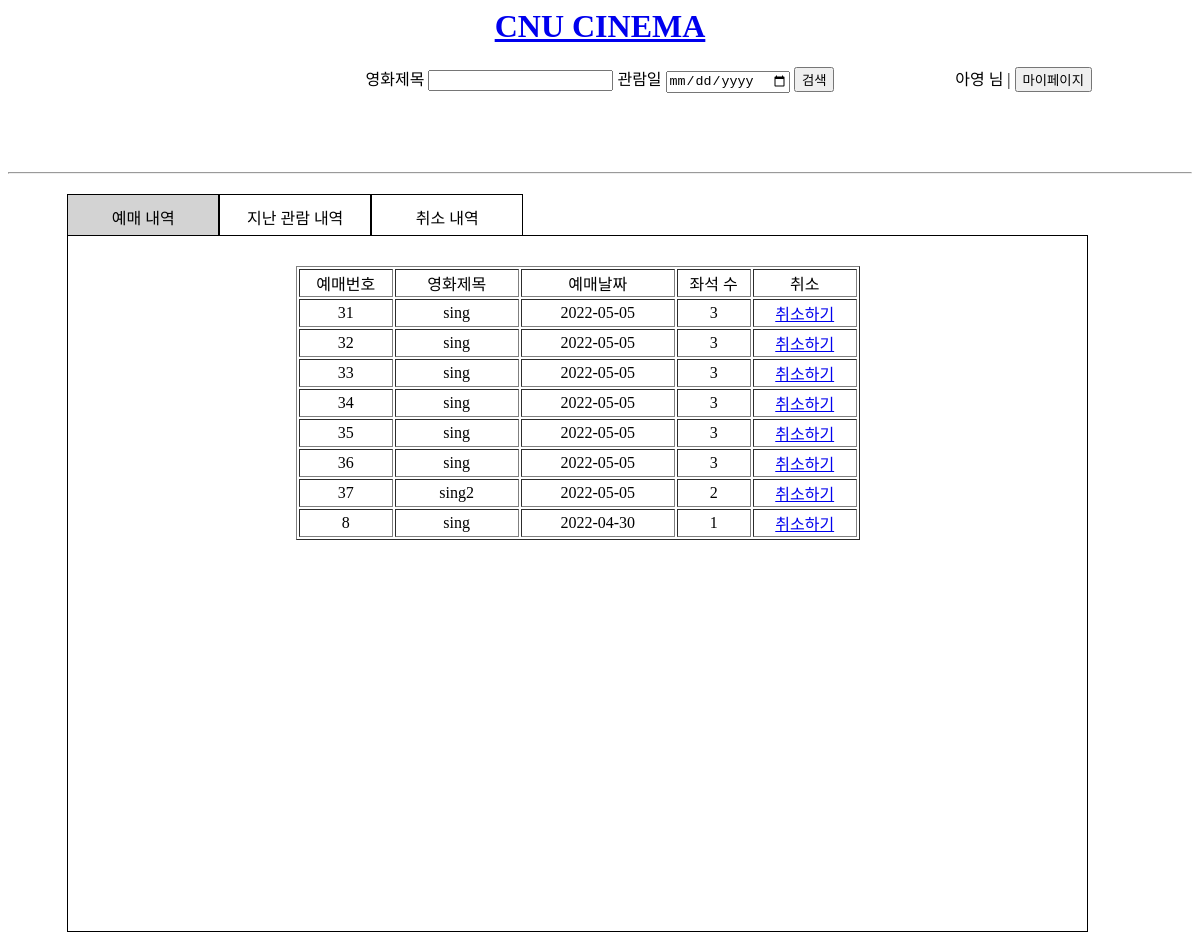
The page /mypage.php (signed in) on the database as committed earlier.
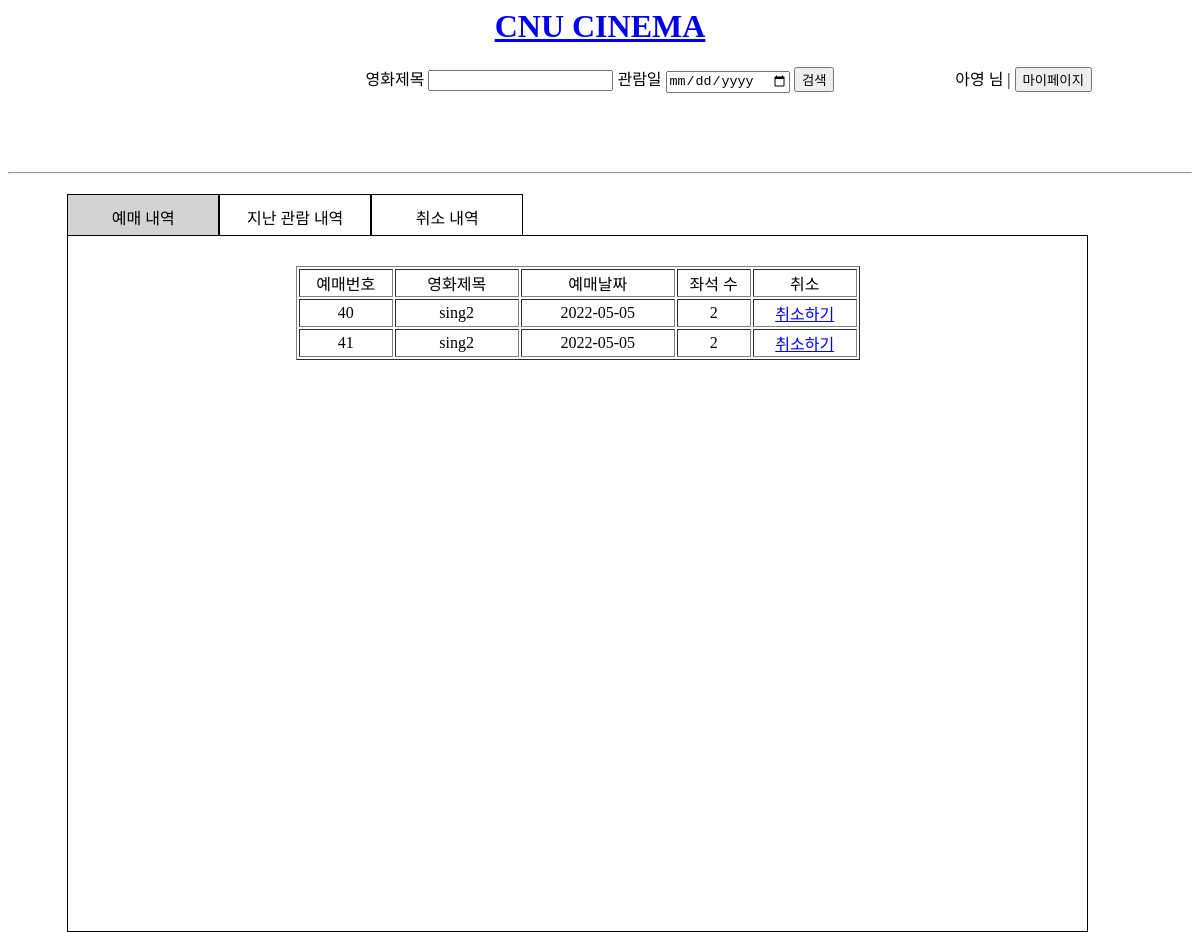
The same page on the database as committed later.
### tables this page shows
CREATE TABLE Customer 
	(
	cid INTEGER NOT NULL,
	name TEXT,
	password TEXT NOT NULL,
	email TEXT,
	birth_date DATE,
	sex TEXT,
    CONSTRAINT Customer_PK PRIMARY KEY(cid)
	);

CREATE TABLE Ticketing 
	(
	id INTEGER PRIMARY KEY autoincrement,
	rc_date TEXT,
	seats INTEGER,
	status TEXT CHECK(status IN ('R','C','W')),
	cid INTEGER,
	sid INTEGER,
	CONSTRAINT Ticketing_FK1 FOREIGN KEY (cid) REFERENCES Customer(cid),
	CONSTRAINT Ticketing_FK2 FOREIGN KEY (sid) REFERENCES Schedule(sid)
	);

CREATE TABLE Movie 
	(
	mid TEXT NOT NULL,
	title TEXT,
	open_day TEXT,
	director TEXT,
	rating TEXT CHECK(rating IN ('ALL','12','15','18')),
	length INTEGER,
    CONSTRAINT Movie_PK PRIMARY KEY(mid)
	);

### conn.php (called while the page is built, shortened)
<?php
    if(isset($_SESSION["ID"])){
        $conn = TRUE;
    }
?>

### mypage.php (the view, shortened to what this page needs)
<?php
    include('conn.php');
?>
<html lang="en">
<head>
    <link rel="stylesheet" href="css/index.css">
</head>
<body>
    <div class="header">
        <h1 id="title"><a href="/index.php">CNU CINEMA</a></h1>
        <div class="div1"></div>
        <div class="div2" id="search">
            <form action="search.php" method="get" name="search" onsubmit="return blankSearch();">
                영화제목 <input type="text" id="search" name="movie_title">
                관람일 <input type="date" name="s_date">
                <input type="submit" value="검색">
            </form>
        </div>
        <?php
            if($conn){
                $email = $_SESSION["ID"];
                $pw = $_SESSION["PWD"];
                $q=$db->query("SELECT name FROM customer WHERE email='$email' and password='$pw';");
                $results = $q->fetchAll(PDO::FETCH_ASSOC);
                $name = $results[0]["name"];
                echo "<div>$name 님 | <button onclick='location.href=\"mypage.php\"'>마이페이지</button></div>";
        ?>
        <?php
            }
        ?>
    </div><br><br>
    <div>
        <hr>
    </div>
    <div class="lists">
        <div class="top">
            <ul>
                <li class="myList book clicked" id="rList" onclick="check(event)">예매 내역</li>
                <li class="myList watch" id="wList" onclick="check(event)">지난 관람 내역</li>
                <li class="myList cancel" id="cList"  onclick="check(event)">취소 내역</li>
            </ul>
        </div>
        <div class="list-content1 content">
            <?php
                $email = $_SESSION["ID"];
                $q=$db->query("SELECT * FROM ticketing WHERE cid=(SELECT cid FROM customer WHERE email='$email') AND status='R'ORDER BY rc_date DESC;");
                $results = $q->fetchAll(PDO::FETCH_ASSOC);
                if($results == null){
                    echo "<h2 class='bookingL book content'>예매 내역이 없습니다.</h2>";
                }
                else{
                    echo "<table border='1' class='bookingL book content'>
                            <tr>
                                <td class='td__1'>예매번호</td>
                                <td class='td__2'>영화제목</td>
                                <td class='td__3'>예매날짜</td>
                                <td class='td__4'>좌석 수</td>
                                <td class='td__5'>취소</td>
                            </tr>";
                    foreach($results as $row){
                        echo "<tr>";
                        $id = $row["id"];
                        $rc_date = $row["rc_date"];
                        $seats = $row["seats"];
                        $sid = $row["sid"];
                        $tmp=$db->query("SELECT title FROM movie WHERE mid=(SELECT mid FROM schedule WHERE sid=$sid);");
                        $r = $tmp->fetchAll(PDO::FETCH_ASSOC);
                        $title = $r[0]["title"];
                        echo "<td class='td__1'>$id</td>
                            <td class='td__2'>$title</td>
                            <td class='td__3'>$rc_date</td>
                            <td class='td__4'>$seats</td>
                            <td class='td__5'><a href='mypage.php?id=$id'>취소하기</a></td></tr>";
                    }
                }
            ?>
        </div>
    </div>
</body>
</html>

### css/index.css (style rules this page uses)
.header { margin-bottom: 3%; }
#title { color: red; text-align: center; }
#search { text-align: center; }
.div1 { float: left; height: 5px; width: 20%; }
.div2 { float: left; width: 60%; margin: auto; }
ul { padding: 0; margin: 0; }
.clicked { background-color: lightgrey; }
#cList, #rList, #wList { list-style: none; float: left; border: 1px; border-style: solid; width: 150px; height: 30px; text-align: center; padding-top: 10px; }
.lists { width: 90%; height: 90%; margin-left: 5%; margin-top: 20px; }
.top { width: 90%; height: 40px; margin-bottom: 1px; }
.list-content1 { border: 1px; border-style: solid; width: 90%; height: 90%; padding: 30px; }
.bookingL { text-align: center; margin: auto; }
.td__1 { width: 90px; }
.td__2 { width: 120px; }
.td__3 { width: 150px; }
.td__4 { width: 70px; }
.td__5 { width: 100px; }

Rows that differ between the two databases and show on the page:
removed ticketing: id "31", movie.title "sing", rc_date "2022-05-05", seats "3"
removed ticketing: id "32", movie.title "sing", rc_date "2022-05-05", seats "3"
removed ticketing: id "33", movie.title "sing", rc_date "2022-05-05", seats "3"
removed ticketing: id "34", movie.title "sing", rc_date "2022-05-05", seats "3"
removed ticketing: id "35", movie.title "sing", rc_date "2022-05-05", seats "3"
removed ticketing: id "36", movie.title "sing", rc_date "2022-05-05", seats "3"
removed ticketing: id "37", movie.title "sing2", rc_date "2022-05-05", seats "2"
removed ticketing: id "8", movie.title "sing", rc_date "2022-04-30", seats "1"
added ticketing: id "40", movie.title "sing2", rc_date "2022-05-05", seats "2"
added ticketing: id "41", movie.title "sing2", rc_date "2022-05-05", seats "2"
